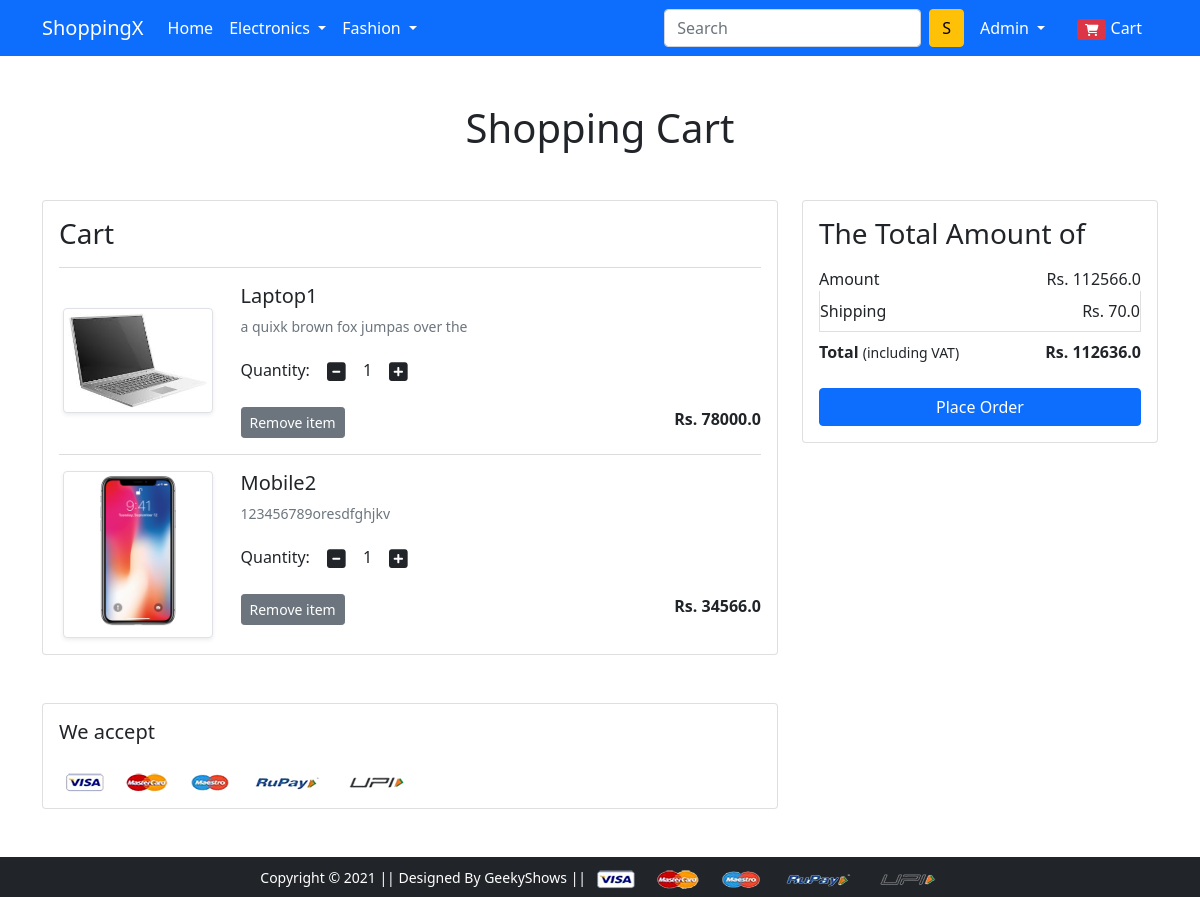
The page /cart/ (signed in) on the database as committed earlier.
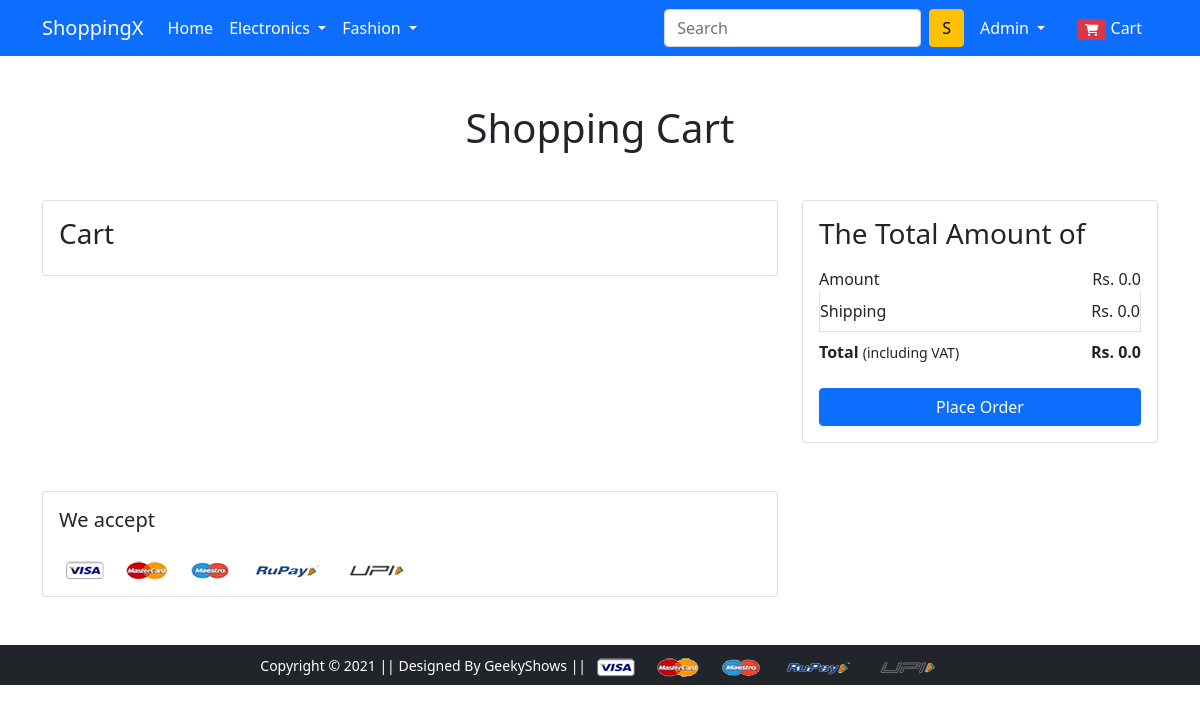
The same page on the database as committed later.
### app/models.py (models this page shows, shortened)
class Cart(models.Model):
    user = models.ForeignKey(User, on_delete=models.CASCADE)
    product = models.ForeignKey(Product, on_delete=models.CASCADE)
    quantity = models.PositiveIntegerField(default=1)

class Product(models.Model):
    title = models.CharField(max_length=80)
    selling_price = models.FloatField()
    discounted_price = models.FloatField()
    description = models.TextField()
    brand = models.CharField(max_length=50)
    category = models.CharField(choices=CATEGORY_CHOICES, max_length=2)
    product_image = models.ImageField(upload_to='productimg')

### app/views.py (the view)
# urls.py: path('cart/', views.show_cart, name='showcart'),
@login_required
def show_cart(request):
    if request.user.is_authenticated:
        user = request.user
        cart = Cart.objects.filter(user=user)
        amount = 0.0
        shipping_amount = 0.0
        total_amount = 0.0
        cart_product = [p for p in Cart.objects.all() if p.user == user]
        if cart_product is not None:
            for p in cart_product:
                tempamount = (p.quantity * p.product.discounted_price)
                amount += tempamount
                shipping_amount = 70.0
                total_amount = amount + shipping_amount
        return render(request, 'app/addtocart.html', {'carts': cart, 'total_amount': total_amount, 'shipping_amount': shipping_amount, 'amount': amount})

### app/templates/app/addtocart.html (shortened to what this page needs)
{% extends 'app/base.html' %}
{% load static %}
{% block main-content %}
<div class="container my-5">
  <div class="row">
    <h1 class="text-center mb-5">Shopping Cart</h1>
    <div class="col-sm-8">
      <div class="card">
        <div class="card-body">
          <h3>Cart</h3>
          {% for cart in carts %}
          <hr class="text-muted">
          <div class="row">
            <div class="col-sm-3 text-center align-self-center"><img src="{{cart.product.product_image.url}}" alt=""
                srcset="" class="img-fluid img-thumbnail shadow-sm" height="150" width="150"> </div>
            <div class="col-sm-9">
              <div>
                <h5>{{cart.product.title}}</h5>
                <p class="mb-2 text-muted small">{{cart.product.description}}</p>
                <div class="my-3">
                  <label for="quantity">Quantity:</label>
                  <a class="minus-cart btn" pid="{{cart.product.id}}"><i class="fas fa-minus-square fa-lg"></i></a>
                  <span id="quantity">{{cart.quantity}}</span>
                  <a class="plus-cart btn" pid="{{cart.product.id}}"><i class="fas fa-plus-square fa-lg"></i></a>
                </div>
                <div class="d-flex justify-content-between">
                  <a href="#" class="remove-cart btn btn-sm btn-secondary mr-3" pid="{{cart.product.id}}">Remove item
                  </a>
                  <p class="mb-0"><span><strong>Rs. {{cart.product.discounted_price}}</strong></span></p>
                </div>
              </div>
            </div>
          </div>
          {% endfor %}
        </div>
      </div>
    </div>
    <div class="col-sm-4">
      <div class="card">
        <div class="card-body">
          <h3>The Total Amount of</h3>
          <ul class="list-group">
            <li class="list-group-item d-flex justify-content-between align-items-center border-0 px-0 pb-0">
              Amount<span>Rs. <span id="amount">{{amount}}</span></span></li>
            <li class="list-group-item d-flex justify-content-between align-items-center px-0">Shipping<span>Rs.
                {{shipping_amount}}</span></li>
            <li class="list-group-item d-flex justify-content-between align-items-center border-0 px-0 mb-3">
              <div>
                <strong>Total</strong> <small>(including VAT)</small>
              </div>
              <span><strong>Rs. <strong id="total_amount">{{total_amount}}</strong></strong></span>
            </li>
          </ul>
          <div class="d-grid"><a href="{% url 'checkout' %}" class="btn btn-primary">Place Order</a></div>
        </div>
      </div>
    </div>
  </div>
</div>
<div class="container">
  <div class="row">
    <div class="col-sm-8">
      <div class="card">
        <div class="card-body">
          <h5 class="mb-4">We accept</h5>
          <img src="{% static 'app/images/payment.png' %}" alt="" class="img-fluid">
        </div>
      </div>
    </div>
  </div>
</div>
{% endblock main-content %}

Rows that differ between the two databases and show on the page:
removed Cart: product.product_image (picture), product "Laptop1", product.description "a quixk brown fox jumpas over the", quantity "1", product.discounted_price "78000.0"
removed Cart: product.product_image (picture), product "Mobile2", product.description "123456789oresdfghjkv", quantity "1", product.discounted_price "34566.0"
Other text that changed with them:
{{ amount }}: "112566.0" → "0.0"
{{ shipping_amount }}: "70.0" → "0.0"
{{ total_amount }}: "112636.0" → "0.0"
